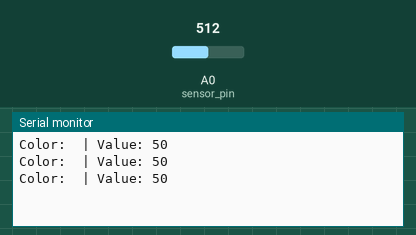
This sketch was run on a simulated Arduino Uno, built with avr-gcc and run on an emulated ATmega328P. Shown: the last lines printed to the serial monitor. The test bench sets the inputs (shaded band); at power-on: A0 (sensor_pin) = 512.

Above: at 1.3 s.
1.4 s: A0 (sensor_pin) set to 716
At 1.9 s:
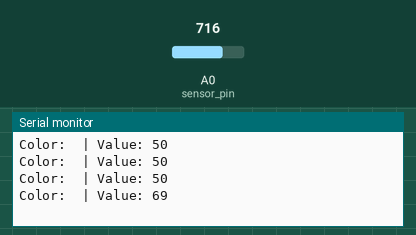
2.9 s: A0 (sensor_pin) set to 900
At 3.4 s:
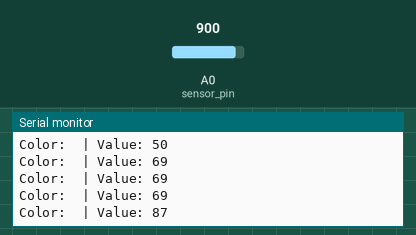
Timing chart, 0 to 5.9 s (numbered marks = the images above; inputs shaded):
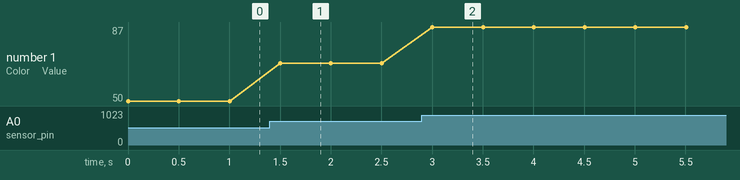

The sketch:

Moisture_Sensor.ino
```cpp
#define sensor_pin A0

String color = "";
void setup() {
  Serial.begin(9600);
}

void loop() {
  int sensor_value = analogRead(sensor_pin);
  int filter_sensor_value = map(sensor_value, 0, 1023, 0, 100);

  Serial.println("Color: " + String(color) + " | Value: " + String(filter_sensor_value));
  delay(500);
}
```

Measured:
- after the input at 1.4 s, the serial monitor: prints a new line after 0.10 s (image 1)
- after the input at 2.9 s, the serial monitor: prints a new line after 0.10 s (image 2)
- plotted number 1: 50 → 69 after the input at 1.4 s, 69 → 87 after the input at 2.9 s
